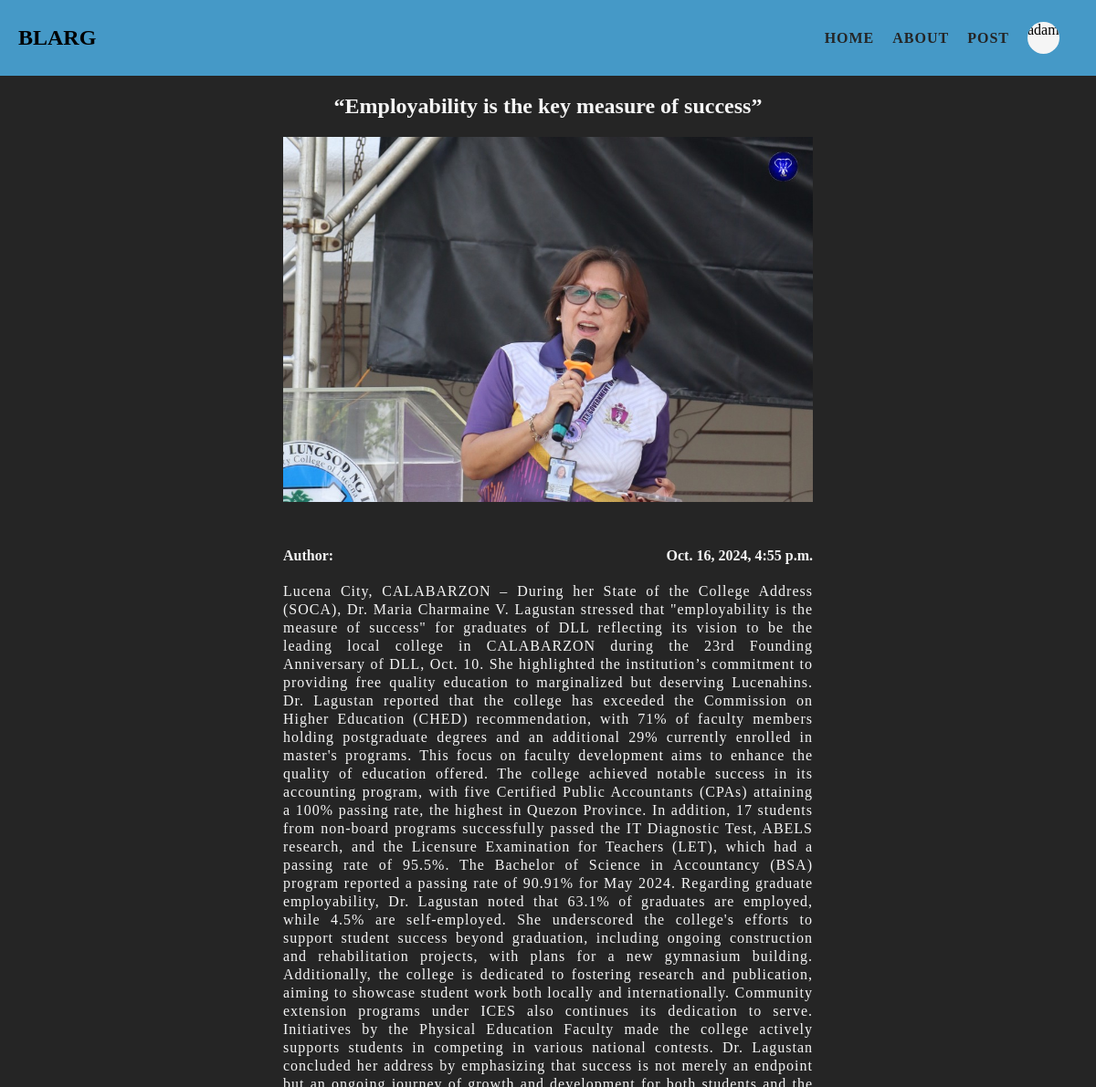
Page /posts/employability-is-the-key-measure-of-success (signed in) on the committed database.
### POST/models.py (models this page shows, shortened)
class Post(models.Model):
	title = models.CharField(max_length=200)
	content = models.TextField()
	banner = models.ImageField(default="perl.png", blank=True)
	author = models.ForeignKey(User, on_delete=models.CASCADE, default=None)
	slug = models.SlugField(blank=True)
	posted_at = models.DateTimeField(auto_now_add=True)

### POST/views.py (the view)
# urls.py: path("<slug:slug>", views.post_page, name="page")
def post_page(request, slug):
	specificPost = Post.objects.get(slug=slug)
	return render(request, "POSTS/post_page.html",{
		"specificPost":specificPost
		})

### POST/templates/POSTS/post_page.html (shortened to what this page needs)
{% extends "layout.html" %}
{% block content %}
	<section id="post-page">
		<div class="post-content">
			<h1>{{specificPost.title}}</h1>
			<div class="header">
				<div class="head">
					<img src="{{specificPost.banner.url}}" alt="header banner">
				</div>
				<p>
					<span>Author: {{post.author}}</span>
					<span>{{specificPost.posted_at}}</span>
				</p>
			</div>
			<p class="page-content">
				{{specificPost.content}}
			</p>
		</div>
	</section>
{% endblock %}

### templates/layout.html (shortened to what this page needs)
<!DOCTYPE html>
{% load static %}
<html lang="en">
<head>
	<link rel="stylesheet" href="{% static 'styles.css' %}">
</head>
<body>
	<nav class="nav-bar">
		<h1 id="hero">BLARG</h1>
		<ul class="nav-items">
			<li><a href="{% url 'home' %}">home</a></li>
			<li><a href="{% url 'about' %}">about</a></li>
			<li><a href="{% url 'POST:list' %}">post</a></li>
			{% if user.is_authenticated %}
				<li>
					<div id="userPanel">
						<p>{{user}}</p>
					</div>
				</li>
			{% else %}
				<li><a href="{% url 'USER:login' %}">login</a></li>
			{% endif %}
		</ul>
	</nav>
	<main>
		{% block content %}
		{% endblock %}
	</main>
</body>
</html>

### static/styles.css (style rules this page uses)
* { margin: 0; }
body { box-sizing: border-box; height: 100vh; width: 100vw; }
.nav-bar { background-color: #4599C7; height: 7%; display: flex; justify-content: space-between; align-items: center; padding-inline: 20px; }
.nav-items { display: flex; list-style-type: none; align-items: center; gap: 20px; }
.nav-items a { text-decoration: none; text-transform: uppercase; font-weight: bold; color: #252525; letter-spacing: 1px; }
.nav-items #userPanel { width: 35px; height: 35px; border-radius: 100px; overflow: hidden; background-color: whitesmoke; }
main { background-color: #252525; color: whitesmoke; height: 93%; width: 100%; display: flex; justify-content: center; overflow: auto; }
.header { display: flex; gap: 160px; align-items: center; }
.post-content { margin: 20px 10px; }
#post-page { width: 50%; }
#post-page .post-content h1 { text-align: center; }
.header { display: flex; flex-direction: column; gap: 10px; }
#post-page .post-content .head { width: 100%; height: 400px; border-radius: 5px; background-color: #67B8E4; margin: 20px 0px; }
#post-page .post-content .head img { height: 100%; width: 100%; object-fit: cover; object-position: top; }
.header p { width: 100%; display: flex; justify-content: space-between; margin: 20px 0px; font-weight: bold; }
.page-content { letter-spacing: 1px; line-height: 125%; text-align: justify; }

### rows in the picture
Post: title "“Employability is the key measure of success”", banner (picture), posted_at "Oct. 16, 2024, 4:55 p.m.", content "Lucena City, CALABARZON – During her State of the College Address (SOCA), Dr. Maria Charmaine V. Lagustan stressed that \"employability is the measure of success\" for graduates of DLL reflecting its vision to be the leading local college in CALABARZON during the 23rd Founding Anniversary of DLL, Oct. 10. She highlighted the institution’s commitment to providing free quality education to marginalized but deserving Lucenahins. Dr. Lagustan reported that the college has exceeded the Commission on Higher Education (CHED) recommendation, with 71% of faculty members holding postgraduate degrees and an additional 29% currently enrolled in master's programs. This focus on faculty development aims to…"

### other values in the picture
{{ user }} "adam"
